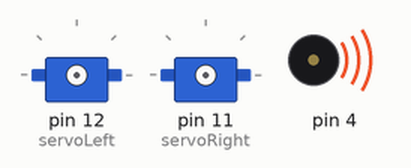
Recording of a sketch running on a simulated Arduino Uno, built with avr-gcc and run on an emulated ATmega328P. Parts: 2 × servo, buzzer (waves = sounding).

Above: at 0.1 s.
At 1.1 s:
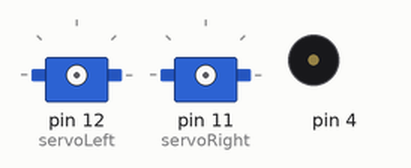
At 5.7 s:
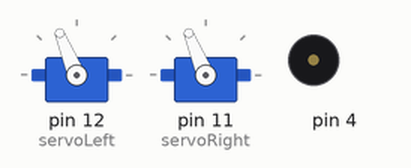
At 6.2 s:
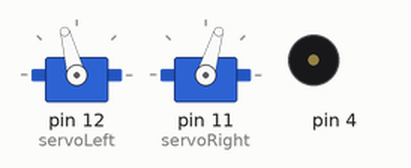
Timing chart, 0 to 7.7 s (numbered marks = the images above):
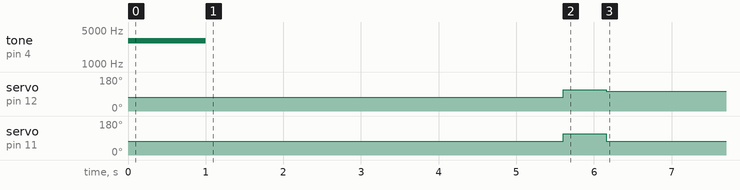

The sketch:

ForwardLeftRightBackward.ino
```cpp
// Robotics with the BOE Shield - ForwardLeftRightBackward
// Move forward, left, right, then backward for testing and tuning.

#include <Servo.h>                           // Include servo library

Servo servoLeft;                             // Declare left and right servos
Servo servoRight;

void setup()                                 // Built-in initialization block
{
  tone(4, 3000, 1000);                       // Play tone for 1 second
  delay(5000);                               // Delay to finish tone

  servoLeft.attach(12);                      // Attach left signal to P13
  servoRight.attach(11);                     // Attach right signal to P12

  // Turn left in place
  servoLeft.writeMicroseconds(1300);         // Left wheel clockwise
  servoRight.writeMicroseconds(1300);        // Right wheel clockwise
  delay(605);                                // ...for 0.6 seconds

  // Turn right in place
  servoLeft.writeMicroseconds(1700);         // Left wheel counterclockwise
  servoRight.writeMicroseconds(1700);        // Right wheel counterclockwise
  delay(550);

  // Full speed forward
  servoLeft.writeMicroseconds(1625);         // Left wheel counterclockwise
  servoRight.writeMicroseconds(1300);        // Right wheel clockwise
  delay(10500);                               // ...for 2 seconds

  // // Full speed forward
  // servoLeft.writeMicroseconds(1700);         // Left wheel counterclockwise
  // servoRight.writeMicroseconds(1300);        // Right wheel clockwise
  // delay(2000);                               // ...for 2 seconds

  // // Turn left in place
  // servoLeft.writeMicroseconds(1300);         // Left wheel clockwise
  // servoRight.writeMicroseconds(1300);        // Right wheel clockwise
  // delay(600);                                // ...for 0.6 seconds

  // // Turn right in place
  // servoLeft.writeMicroseconds(1700);         // Left wheel counterclockwise
  // servoRight.writeMicroseconds(1700);        // Right wheel counterclockwise
  // delay(600);                                // ...for 0.6 seconds

  // // Full speed backward
  // servoLeft.writeMicroseconds(1300);         // Left wheel clockwise
  // servoRight.writeMicroseconds(1700);        // Right wheel counterclockwise
  // delay(2000);                               // ...for 2 seconds

  servoLeft.detach();                        // Stop sending servo signals
  servoRight.detach();
}

void loop()                                  // Main loop auto-repeats
{                                            // Empty, nothing needs repeating
}
```
